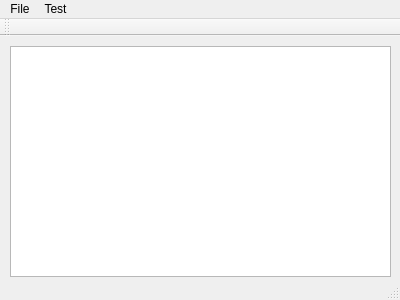
<?xml version="1.0" encoding="UTF-8"?>
<ui version="4.0">
 <class>MainWindow</class>
 <widget class="QMainWindow" name="MainWindow">
  <property name="geometry">
   <rect>
    <x>0</x>
    <y>0</y>
    <width>400</width>
    <height>300</height>
   </rect>
  </property>
  <property name="windowTitle">
   <string>MainWindow</string>
  </property>
  <widget class="QWidget" name="centralWidget">
   <widget class="QPlainTextEdit" name="plainTextEdit">
    <property name="geometry">
     <rect>
      <x>10</x>
      <y>10</y>
      <width>381</width>
      <height>231</height>
     </rect>
    </property>
   </widget>
  </widget>
  <widget class="QMenuBar" name="menuBar">
   <property name="geometry">
    <rect>
     <x>0</x>
     <y>0</y>
     <width>400</width>
     <height>21</height>
    </rect>
   </property>
   <widget class="QMenu" name="menuFile">
    <property name="title">
     <string>File</string>
    </property>
    <addaction name="actionWrite"/>
    <addaction name="actionOpen"/>
    <addaction name="actionSave"/>
    <addaction name="actionClose"/>
   </widget>
   <widget class="QMenu" name="menuTest">
    <property name="title">
     <string>Test</string>
    </property>
    <addaction name="actionTestAll"/>
   </widget>
   <addaction name="menuFile"/>
   <addaction name="menuTest"/>
  </widget>
  <widget class="QToolBar" name="mainToolBar">
   <attribute name="toolBarArea">
    <enum>TopToolBarArea</enum>
   </attribute>
   <attribute name="toolBarBreak">
    <bool>false</bool>
   </attribute>
  </widget>
  <widget class="QStatusBar" name="statusBar"/>
  <action name="actionClose">
   <property name="text">
    <string>Close</string>
   </property>
   <property name="shortcut">
    <string>Ctrl+C</string>
   </property>
  </action>
  <action name="actionOpen">
   <property name="text">
    <string>Open</string>
   </property>
   <property name="shortcut">
    <string>Ctrl+O</string>
   </property>
  </action>
  <action name="actionSave">
   <property name="text">
    <string>Save</string>
   </property>
   <property name="shortcut">
    <string>Ctrl+S</string>
   </property>
  </action>
  <action name="actionWrite">
   <property name="text">
    <string>Write</string>
   </property>
   <property name="shortcut">
    <string>Ctrl+W</string>
   </property>
  </action>
  <action name="actionTestAll">
   <property name="text">
    <string>TestAll</string>
   </property>
  </action>
 </widget>
 <layoutdefault spacing="6" margin="11"/>
 <resources/>
 <connections>
  <connection>
   <sender>actionClose</sender>
   <signal>triggered()</signal>
   <receiver>MainWindow</receiver>
   <slot>close()</slot>
   <hints>
    <hint type="sourcelabel">
     <x>-1</x>
     <y>-1</y>
    </hint>
    <hint type="destinationlabel">
     <x>199</x>
     <y>149</y>
    </hint>
   </hints>
  </connection>
 </connections>
</ui>
